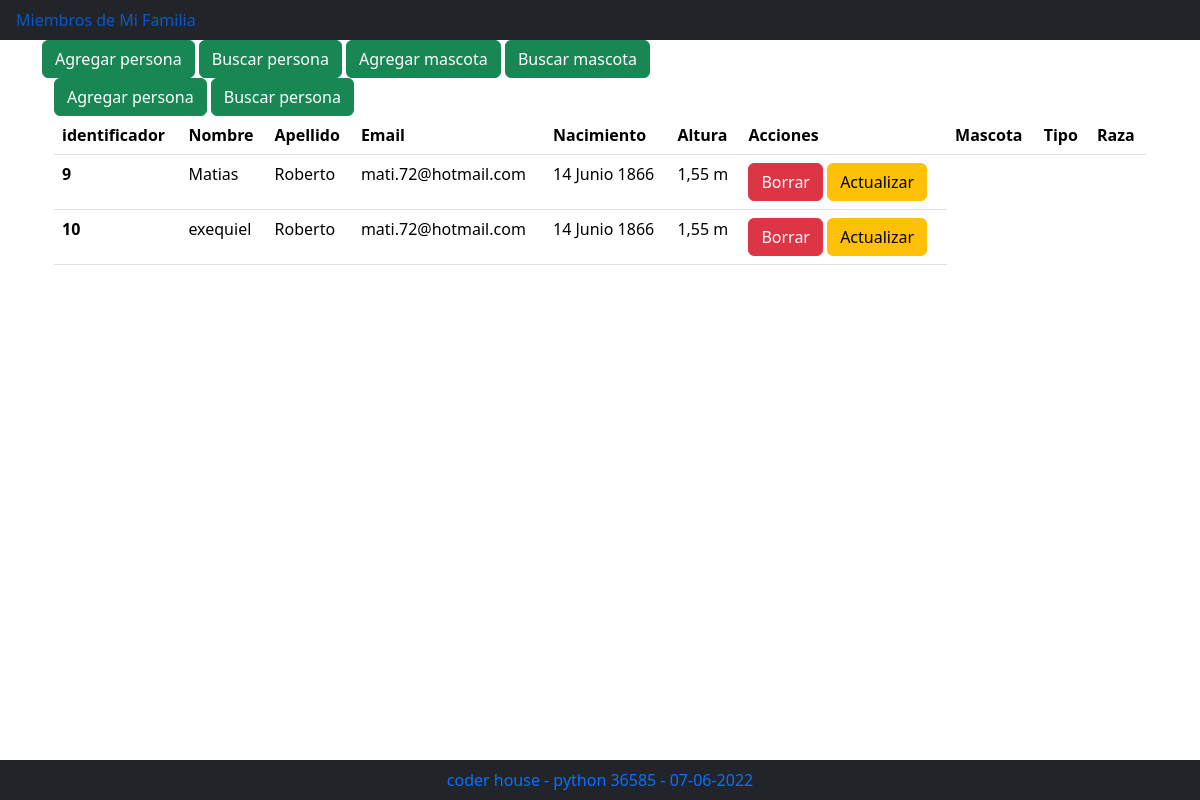
The page /index_2/ on the database as committed earlier.
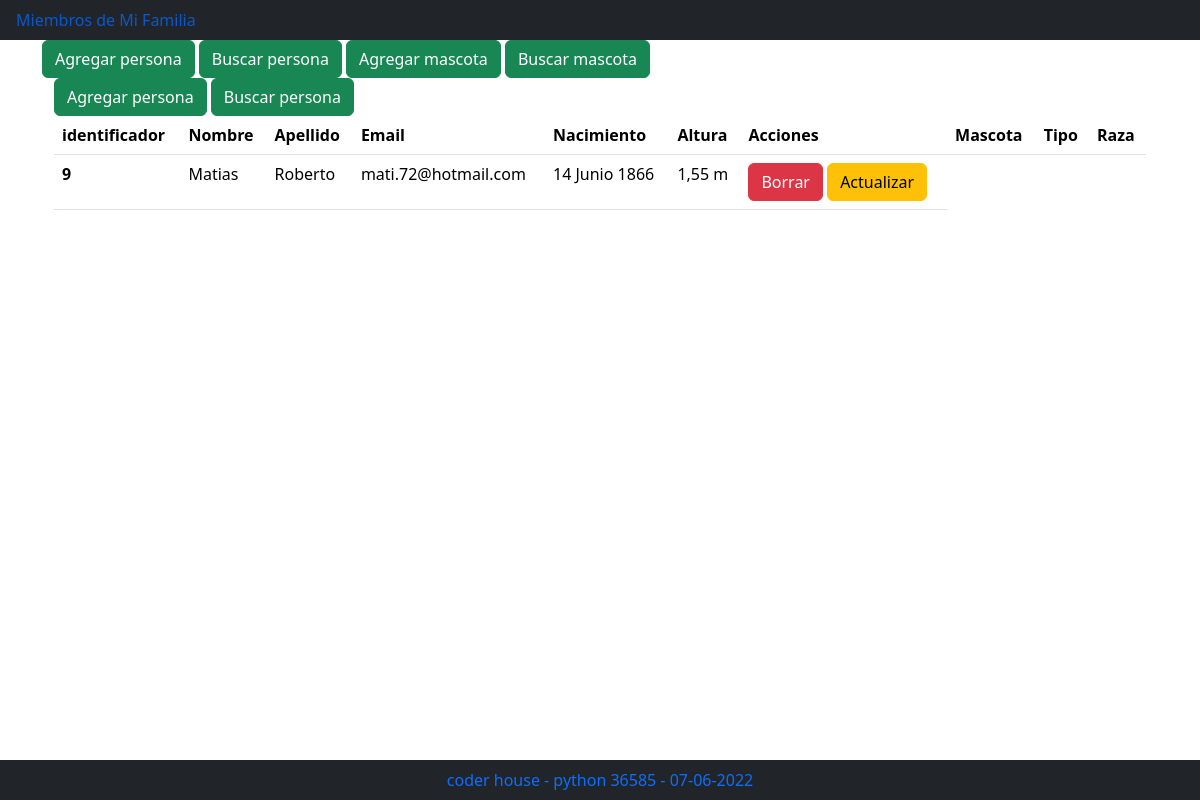
The same page on the database as committed later.
### familia/models.py (models this page shows)
class Persona(models.Model):
    nombre = models.CharField(max_length=100)
    apellido = models.CharField(max_length=100)
    email = models.EmailField(max_length=100)
    fecha_nacimiento = models.DateField()
    altura = models.FloatField(default=0.0)

### familia/views.py (the view)
# urls.py: path('index_2/', views.index_2, name="index_2"),
def index_2(request):
    personas = Persona.objects.all()
    mascotas = Mascota.objects.all()
    alimentos = Alimento.objects.all()
    context = {
        'personas': personas,
        'mascotas': mascotas,
        'alimentos': alimentos,
    }
    template = loader.get_template('familia/lista_familiares.html')
    return HttpResponse(render(request, 'familia/lista_familiares.html', context))

### familia/templates/familia/lista_familiares.html
{% extends "familia/index.html" %}
{% load django_bootstrap5 %}
{% block cuerpo %}
<div class="container">
  <div class="row">
    <div class="col">
      {% url 'agregar_persona' as agregar_persona_url %}
      {% url 'buscar_persona' as buscar_persona_url %}
      {% bootstrap_button "Agregar persona" button_class="btn-success" button_type="link" href=agregar_persona_url %}
      {% bootstrap_button "Buscar persona" button_class="btn-success" button_type="link" href=buscar_persona_url %}
    </div>
  </div>
  <div class="row">
    <div class="col">
        {% if personas %}
        <table class="table">
            <thead>
                <th scope="col">identificador</th>
                <th scope="col">Nombre</th>
                <th scope="col">Apellido</th>
                <th scope="col">Email</th>
                <th scope="col">Nacimiento</th>
                <th scope="col">Altura</th>
                <th scope="col">Acciones</th>
                <th scope="col">Mascota</th>
                <th scope="col">Tipo</th>
                <th scope="col">Raza</th>
              </thead>
            {% for p in personas %}
            <tbody>
              <tr>
                    <th scope="row">{{p.id}} </th>
                    <td> {{p.nombre}} </td>
                    <td> {{p.apellido}} </td>
                    <td> {{p.email}} </td>
                    <td> {{p.fecha_nacimiento}} </td>
                    <td> {{p.altura}} m</td>
                    <td>
                    {% url 'borrar_persona' identificador=p.id as borrar_persona_url %}
                    {% url 'actualizar_persona' identificador=p.id as actualizar_persona_url %}
                    {% bootstrap_button "Borrar" size="sm" button_class="btn-danger" button_type="link" href=borrar_persona_url %}
                    {% bootstrap_button "Actualizar" size="sm" button_class="btn-warning" button_type="link" href=actualizar_persona_url %}
                  </td>
                </tr>
            </tbody>
            {% endfor %}
        </table>
        {% else %}
            <p>No tienes familiares cargados</p>
        {% endif %}
    </div>
  </div>
</div>
{% endblock %}

### familia/templates/familia/index.html (shortened to what this page needs)
{% load django_bootstrap5 %}
{% bootstrap_css %}
<ul class="nav bg-dark fixed">
  <li class="nav-item">
    <a class="nav-link active" href="{%url  'index' %}"> Miembros de Mi Familia</a>
  </li>
</ul>
{% block botones %}
<div class="container">
  <div class="row">
    <div class="col">
      {% url 'agregar_persona' as agregar_persona_url %}
      {% url 'buscar_persona' as buscar_persona_url %}
      {% bootstrap_button "Agregar persona" button_class="btn-success" button_type="link" href=agregar_persona_url %}
      {% bootstrap_button "Buscar persona" button_class="btn-success" button_type="link" href=buscar_persona_url %}
      {% url 'agregar_mascota' as agregar_mascota_url %}
      {% url 'buscar_mascota' as buscar_mascota_url %}
      {% bootstrap_button "Agregar mascota" button_class="btn-success" button_type="link" href=agregar_mascota_url %}
      {% bootstrap_button "Buscar mascota" button_class="btn-success" button_type="link" href=buscar_mascota_url %}
    </div>
  </div>
{% endblock %}
{% block cuerpo %}
{% endblock %}
<ul class="nav bg-dark fixed-bottom justify-content-center">
  <li class="nav-item">
    <a class="nav-link active" href="/familia">coder house - python 36585 - {% now 'd-m-Y' %}</a>
  </li>
</ul>

Rows that differ between the two databases and show on the page:
removed Persona: id "10", nombre "exequiel", apellido "Roberto", email "mati.72@hotmail.com", fecha_nacimiento "14 Junio 1866", altura "1,55", bootstrap_button "Borrar", bootstrap_button "Actualizar"
